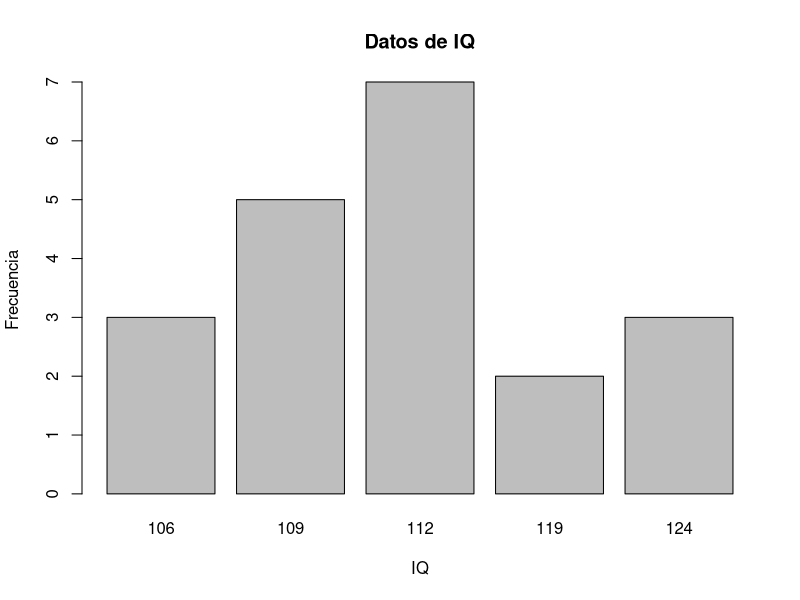
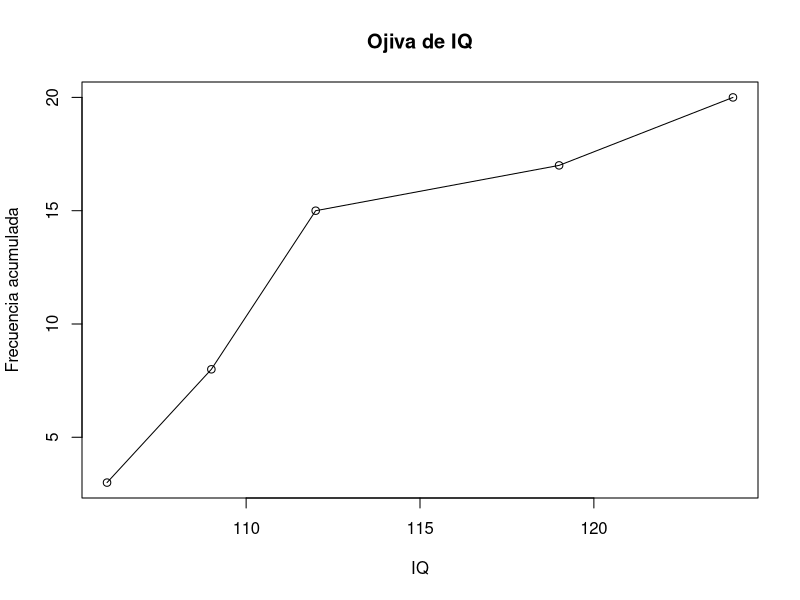

Write R code to recreate these figures, in order. (Note: this script raises an error after producing the figures.)
iq_personas <- c(119, 109, 124, 119, 106, 112, 112, 112,
                 112, 109, 112, 124, 109, 109, 109, 106, 124, 112, 112,106)
  iq_ordenados <- sort(unique(iq_personas))
#   1. Para este analisis lo clasificaremos como Datos cuantitativos discreto, debido a que los datos son facilmente 
  # acomodados en repeticiones, no hay mucha variacion y es un grupo muy cerrado de datos, asi facilitaremos su analisis

  tablaIQ <- as.data.frame(table(IQ=iq_personas))
#Frecuencia acumulada, frecuencia relativa, frecuencia relativa acumulada
  tablaIQ <- transform(tablaIQ,
          FreAcu = cumsum(Freq),
          FreRel = round(prop.table(Freq),2),
          RelAc = round(cumsum(prop.table(Freq)),2))
#Obtengo la frecuencia acumulada de la transformacion
  freq_acumulada <- cumsum(tablaIQ$Freq)
#hist(iq_personas,main = "Datos de IQ",xlab= "IQ tomado", ylab = "Frecuencia", xlim=c(105,126))
  barplot(tablaIQ$Freq, 
          names.arg = tablaIQ$IQ,
          main = "Datos de IQ", 
          xlab = "IQ", 
          ylab = "Frecuencia")
  #Crear la Ojiva de los datos ordenados anterior mente por iq_ordenados tomando la frecuencia acumulada de la tablaIQ
  plot(iq_ordenados, freq_acumulada, type = "o", 
       main = "Ojiva de IQ", xlab = "IQ", ylab = "Frecuencia acumulada")
  #Tala para la moda, mediana y media
  tabla_moda <- table(iq_personas)
  #Calculando la moda ordenando las frecuencias de mayor a menor con el parametro decreasing para ordenar descendente
  moda <- names(sort(tabla_moda, decreasing = TRUE))[1]
  mediana <- median(iq_personas)
  media <- mean(iq_personas)
  desviacion_media <- mean(abs(iq_personas - mediana))
  var_range <- diff(range(iq_personas))
  desviacion_estandar <- round(sd(iq_personas),2)
  #Agregamos los resultados en la tabla resultados
  resultados_mid <- data.frame(
    Moda = moda,
    Mediana = mediana,
    Media = media,
    DesMed = desviacion_media,
    DesEs = desviacion_estandar,
    Rango_var = var_range
    
  )
  resultados_mid
  
  
  battery_life <- c(2.2, 3.4, 2.5, 3.3, 4.7,
                    4.1, 1.6, 4.3, 3.1, 3.8,
                    3.5, 3.1, 3.4, 3.7, 3.2,
                    4.5, 3.3, 3.6, 4.4, 2.6,
                    3.2, 3.8, 2.9, 3.2, 3.9,
                    3.7, 3.1, 3.3, 4.1, 3.0,
                    3.0, 4.7, 3.9, 1.9, 4.2,
                    2.6, 3.7, 3.1, 3.4, 3.5)
  #Obtenemos el tamaño del arreglo
  n <- length(battery_life)
  
  #Obtenemos el intervalo por la formula con log
  class_quantity <- 1 + 3.3 * log10(n)
  # calculo de intervalos
  data_range <- diff(range(battery_life))
  anc_intervalo <- data_range/class_quantity
  intervalos <- cut(battery_life, breaks = seq(min(battery_life),
                                               max(battery_life) + anc_intervalo, by = anc_intervalo), right = FALSE)
  frecuencias <- table(intervalos)
  
  
  # Calcula las frecuencias
  frecuencia_relativa <- prop.table(frecuencia_absoluta)
  frecuencia_acumulada <- cumsum(frecuencia_absoluta)
  frecuencia_relativa_acumulada <- cumsum(frecuencia_relativa)
  tabla_distribucion <- data.frame(
    Intervalo = names(frecuencias),
    Frecuencia = as.vector(frecuencias),
    Frec_Relativa = as.vector(frecuencia_relativa),
    Frec_Acu = as.vector(frecuencia_acumulada),
    FrecRel_Acu = as.vector(frecuencia_relativa_acumulada)
  )
  # Dibujar el histograma y obtener los datos
  hist_data <- hist(battery_life, plot = FALSE)
  
  # Obtener los upper points de cada intervalo
  upper_points <- hist_data$breaks[-1]
  
  # Se intenta poner los puntos en la linea superior de cada barra del histograma
  ajustar_puntos <- (hist_data$breaks[-1] + hist_data$breaks[-length(hist_data$breaks)]) / 2
  
  # Utilizar densidades para el polígono, asegurando que se ajuste a las barras del histograma
  densities <- hist_data$density
  
  # Dibujar el histograma
  hist(battery_life, plot = TRUE, freq = FALSE,
       main = "Histograma de Duración de la Batería con Polígono",
       xlab = "Duración de la Batería",
       ylab = "Densidad de Frecuencia")
  
  # Dibujar el polígono de frecuencia
  lines(ajustar_puntos, densities, type = "b", col = "blue", lwd = 2, pch = 19)
  #Toma los puntos medios de los intervalos y los lleva a la frecuencia en que se dan
  plot(midpoints, frecuencia_acumulada, type = "o", 
       main = "Ojiva de Batería", xlab = "Duración de la Batería", ylab = "Frecuencia Acumulada", col= "green")
  